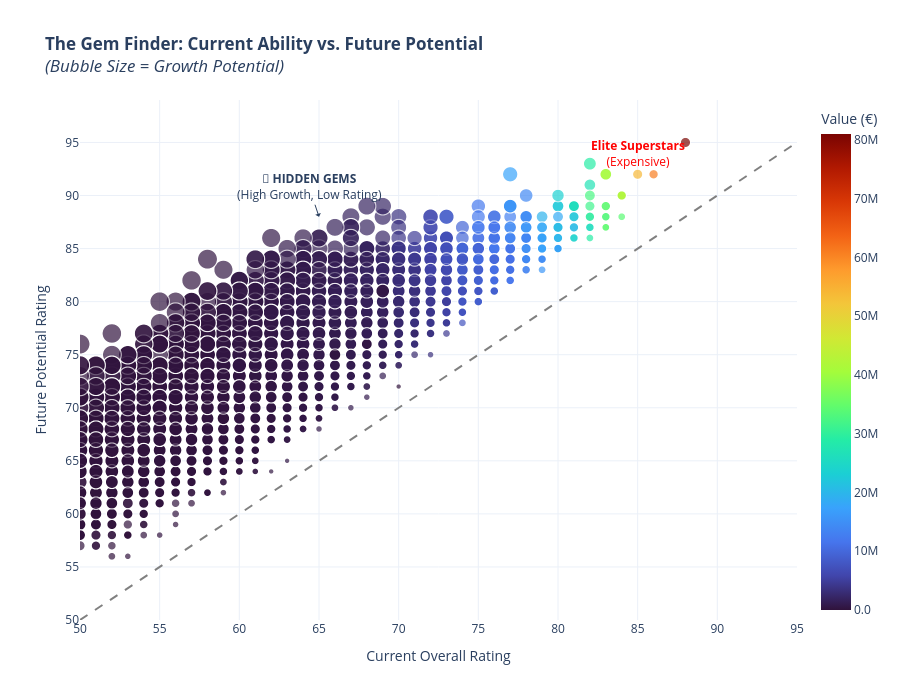

This figure's notebook cell:
### Code cell
import pandas as pd
import plotly.express as px

# ==========================================
# 1. PREPARE DATA (The Math)
# ==========================================

# A. Calculate "Growth" (Potential - Current)
# This is the key metric for "Hidden Gems"
df['Growth'] = df['Potential'] - df['Overall']

# B. Filter for Young Talent (Under 23)
# We only want to invest in players with time to improve
young_talent = df[df['Age'] < 23].copy()

# ==========================================
# 2. EXPORT FOR TABLEAU (The File)
# ==========================================

# Select only what Tableau needs to build this specific chart
tableau_cols = [
    'Name', 
    'Club', 
    'Position',
    'Nationality_Region', # 
    'Age', 
    'Overall',     # X-Axis
    'Potential',   # Y-Axis
    'Value',       # Color
    'Growth'       # Size
]

# Save the file
young_talent[tableau_cols].to_csv('D:/desktop/MY_DOC/Projects/Comprehensive Analysis FIFA 19/Tableau_Datasets/Tableau_Gem_Finder.csv', index=False)
print("✅ File Exported: 'Tableau_Gem_Finder.csv'")
print(f"   (Contains {len(young_talent)} young players. Open in Tableau to visualize.)")

# ==========================================
# 3. VISUALIZE IN NOTEBOOK (The Preview)
# ==========================================

fig = px.scatter(
    young_talent,
    x="Overall",
    y="Potential",
    color="Value",        # Uses raw numbers (e.g. 1500000)
    size="Growth",
    
    title="<b>The Gem Finder: Current Ability vs. Future Potential</b><br><i>(Bubble Size = Growth Potential)</i>",
    
    # --- 🎯 THE FORMATTING FIXES ---
    # This formats the numbers inside the Python Chart
    hover_name="Name",
    hover_data={
        "Club": True,
        "Age": True,
        "Position": True,
        "Value": ":.2s",  # Formats 1.5M in tooltip
        "Growth": True,
        "Overall": True,
        "Potential": True
    },
    
    labels={
        "Growth": "Growth (+ Ratings)",
        "Value": "Market Value (€)", 
        "Overall": "Current Rating",
        "Potential": "Future Potential"
    },
    
    color_continuous_scale="Turbo",
    template="plotly_white",
    opacity=0.7
)

# Format the Color Bar to show 'M' (Millions) automatically
fig.update_layout(
    height=700,
    xaxis_title="Current Overall Rating",
    yaxis_title="Future Potential Rating",
    xaxis=dict(range=[50, 95]),
    yaxis=dict(range=[50, 99]),
    coloraxis_colorbar=dict(
        title="Value (€)",
        tickformat=".2s"  # Formats legend ticks (e.g. 10M)
    )
)

# Add Context Lines
fig.add_shape(
    type="line", line=dict(dash="dash", color="grey"),
    x0=50, y0=50, x1=95, y1=95
)

fig.add_annotation(
    x=85, y=94, text="<b>Elite Superstars</b><br>(Expensive)", 
    showarrow=False, font=dict(color="red")
)

fig.add_annotation(
    x=65, y=88, text="<b>💎 HIDDEN GEMS</b><br>(High Growth, Low Rating)", 
    showarrow=True, arrowhead=1
)

fig.show()

### Figure 1 — Plotly figure (JSON) as saved in the notebook; plotly's stock layout.template omitted (floating-point values rounded to 4 significant figures; data arrays with more than 128 entries replaced by an {"elided": "..."} marker saying what was removed)
{"data": [{"customdata": {"elided": "6073x5 mixed values"}, "hovertemplate": "<b>%{hovertext}</b><br><br>Current Rating=%{x}<br>Future Potential=%{y}<br>Growth (+ Ratings)=%{customdata[4]}<br>Club=%{customdata[0]}<br>Age=%{customdata[1]}<br>Position=%{customdata[2]}<br>Market Value (€)=%{marker.color:.2s}<extra></extra>", "hovertext": {"elided": "6073 str values"}, "legendgroup": "", "marker": {"color": {"elided": "6073 float values"}, "coloraxis": "coloraxis", "opacity": 0.7, "size": {"elided": "6073 int values"}, "sizemode": "area", "sizeref": 0.065, "symbol": "circle"}, "mode": "markers", "name": "", "showlegend": false, "type": "scattergl", "x": {"elided": "6073 int values"}, "xaxis": "x", "y": {"elided": "6073 int values"}, "yaxis": "y"}], "layout": {"annotations": [{"font": {"color": "red"}, "showarrow": false, "text": "<b>Elite Superstars</b><br>(Expensive)", "x": 85, "y": 94}, {"arrowhead": 1, "showarrow": true, "text": "<b>💎 HIDDEN GEMS</b><br>(High Growth, Low Rating)", "x": 65, "y": 88}], "coloraxis": {"colorbar": {"tickformat": ".2s", "title": {"text": "Value (€)"}}, "colorscale": [[0, "#30123b"], [0.07143, "#4145ab"], [0.1429, "#4675ed"], [0.2143, "#39a2fc"], [0.2857, "#1bcfd4"], [0.3571, "#24eca6"], [0.4286, "#61fc6c"], [0.5, "#a4fc3b"], [0.5714, "#d1e834"], [0.6429, "#f3c63a"], [0.7143, "#fe9b2d"], [0.7857, "#f36315"], [0.8571, "#d93806"], [0.9286, "#b11901"], [1, "#7a0402"]]}, "height": 700, "legend": {"itemsizing": "constant", "tracegroupgap": 0}, "shapes": [{"line": {"color": "grey", "dash": "dash"}, "type": "line", "x0": 50, "x1": 95, "y0": 50, "y1": 95}], "title": {"text": "<b>The Gem Finder: Current Ability vs. Future Potential</b><br><i>(Bubble Size = Growth Potential)</i>"}, "xaxis": {"anchor": "y", "domain": [0, 1], "range": [50, 95], "title": {"text": "Current Overall Rating"}}, "yaxis": {"anchor": "x", "domain": [0, 1], "range": [50, 99], "title": {"text": "Future Potential Rating"}}}}
